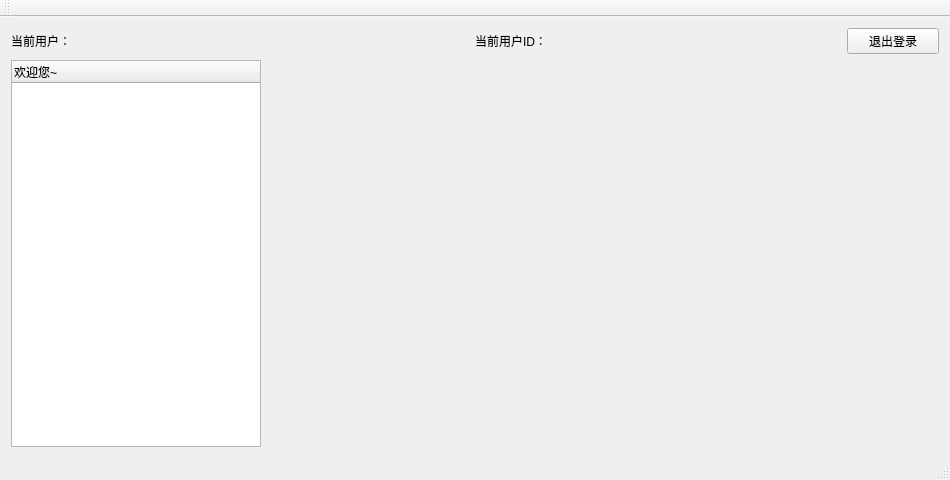
<?xml version="1.0" encoding="UTF-8"?>
<ui version="4.0">
 <class>Teacher</class>
 <widget class="QMainWindow" name="Teacher">
  <property name="geometry">
   <rect>
    <x>0</x>
    <y>0</y>
    <width>950</width>
    <height>480</height>
   </rect>
  </property>
  <property name="windowTitle">
   <string>Teacher老师界面</string>
  </property>
  <widget class="QWidget" name="centralWidget">
   <layout class="QVBoxLayout" name="verticalLayout">
    <item>
     <layout class="QHBoxLayout" name="horizontalLayout_2" stretch="5,4,1">
      <property name="topMargin">
       <number>0</number>
      </property>
      <item>
       <widget class="QLabel" name="label_currName">
        <property name="text">
         <string>当前用户：</string>
        </property>
       </widget>
      </item>
      <item>
       <widget class="QLabel" name="label_currID">
        <property name="text">
         <string>当前用户ID：</string>
        </property>
       </widget>
      </item>
      <item>
       <widget class="QPushButton" name="pushButton">
        <property name="text">
         <string>退出登录</string>
        </property>
       </widget>
      </item>
     </layout>
    </item>
    <item>
     <layout class="QHBoxLayout" name="horizontalLayout" stretch="2,8">
      <property name="rightMargin">
       <number>0</number>
      </property>
      <item>
       <widget class="QTreeWidget" name="treeWidget">
        <property name="minimumSize">
         <size>
          <width>250</width>
          <height>0</height>
         </size>
        </property>
        <property name="maximumSize">
         <size>
          <width>250</width>
          <height>16777215</height>
         </size>
        </property>
        <column>
         <property name="text">
          <string notr="true">欢迎您~</string>
         </property>
        </column>
       </widget>
      </item>
      <item>
       <widget class="QStackedWidget" name="stackedWidget">
        <property name="currentIndex">
         <number>-1</number>
        </property>
       </widget>
      </item>
     </layout>
    </item>
   </layout>
  </widget>
  <widget class="QMenuBar" name="menuBar">
   <property name="geometry">
    <rect>
     <x>0</x>
     <y>0</y>
     <width>950</width>
     <height>17</height>
    </rect>
   </property>
  </widget>
  <widget class="QToolBar" name="mainToolBar">
   <attribute name="toolBarArea">
    <enum>TopToolBarArea</enum>
   </attribute>
   <attribute name="toolBarBreak">
    <bool>false</bool>
   </attribute>
  </widget>
  <widget class="QStatusBar" name="statusBar"/>
 </widget>
 <layoutdefault spacing="6" margin="11"/>
 <resources/>
 <connections/>
</ui>
